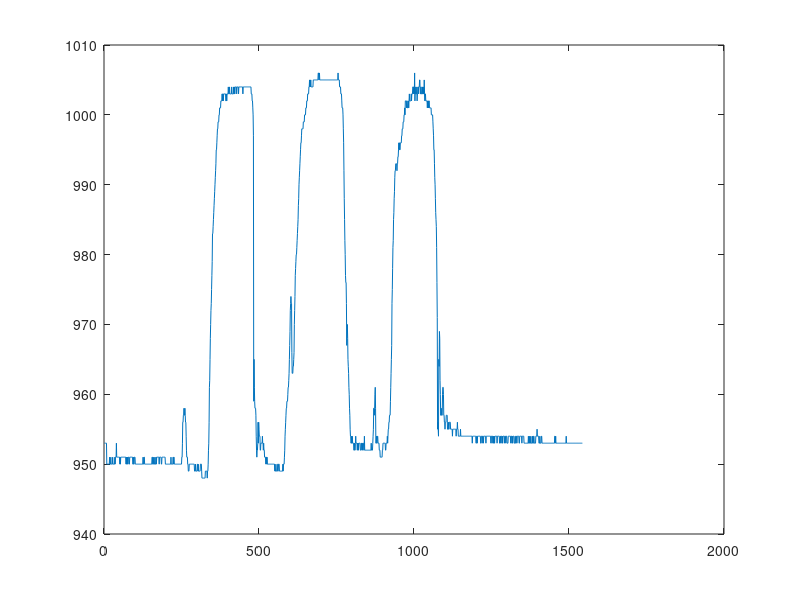
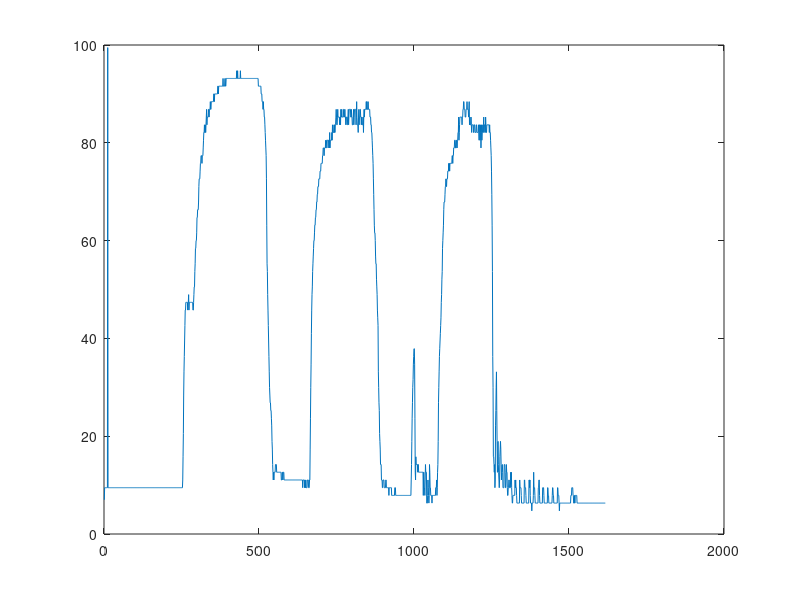
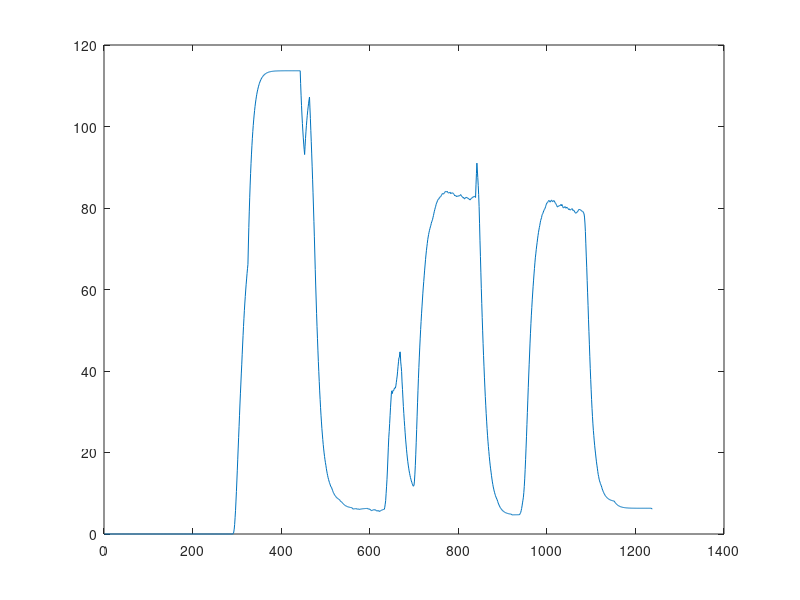

Here is the MATLAB script that generated these plots, in order:
load flex_sensor

figure(1), 
    plot(angle_raw) 
    print -dpng angle_raw.png
figure(2)
    plot(angle_calibrated)
    print -dpng angle_calibrated.png
figure(3)
    plot(angle_smoothed)
    print -dpng angle_smoothed.png